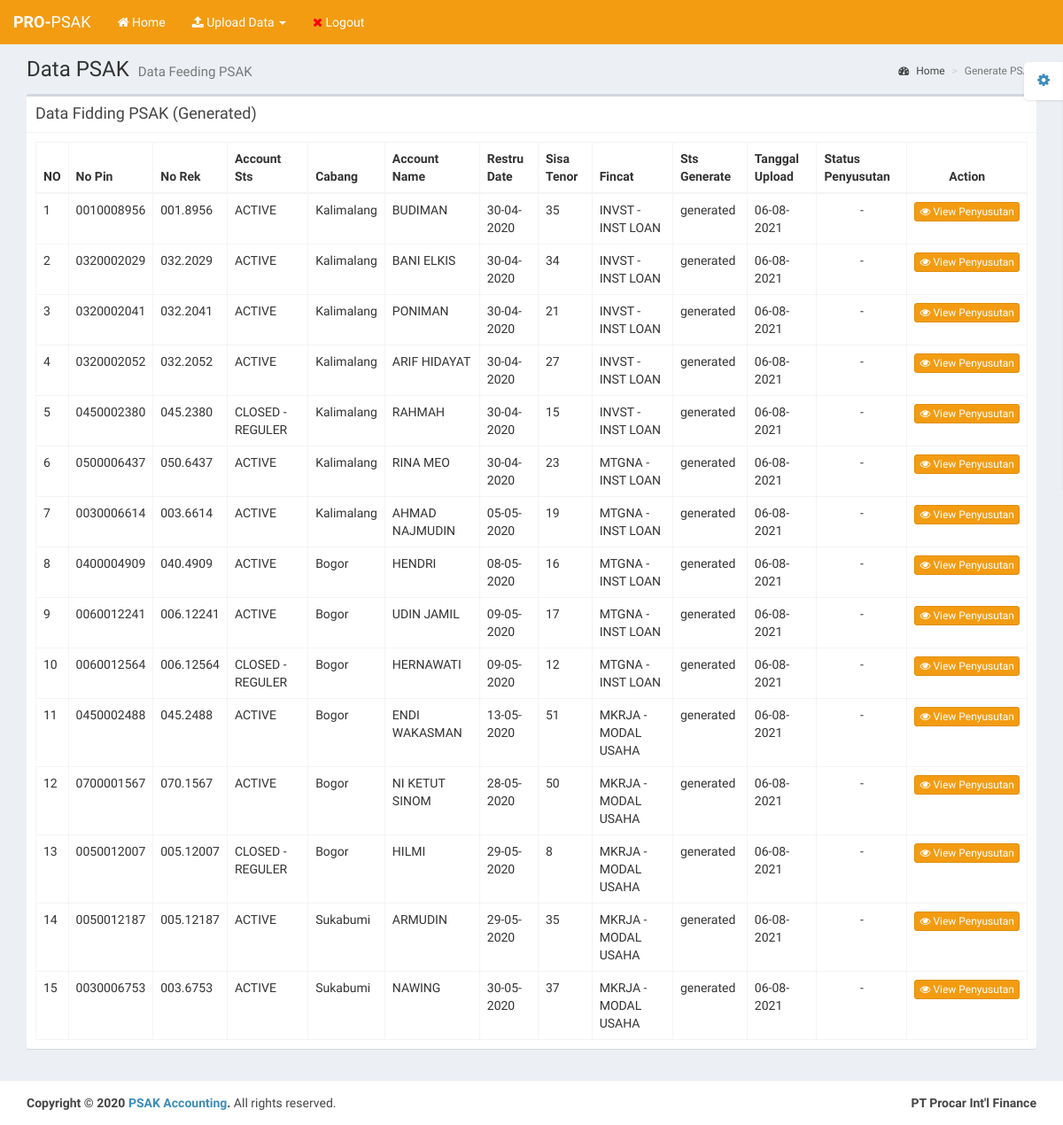
Page /data_feeding.php (signed in) on the earlier database version.
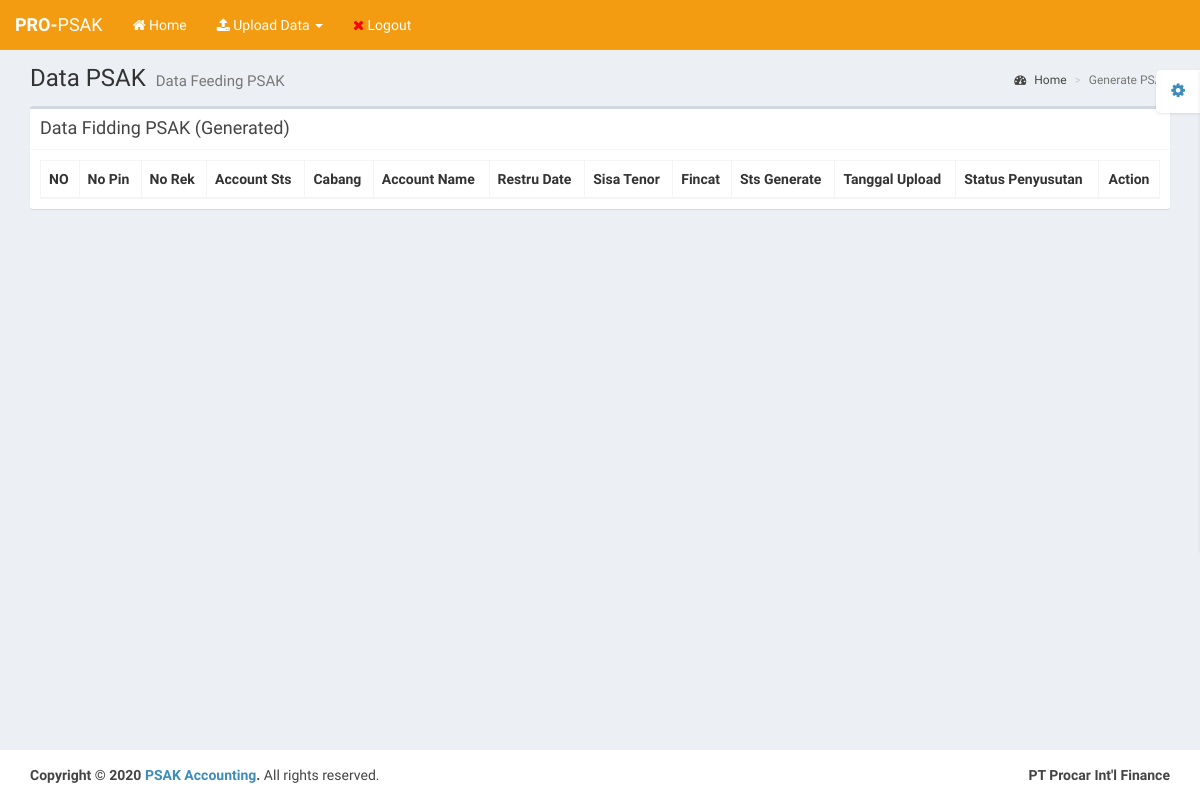
Same page on the later database version.
### tables this page shows
CREATE TABLE `tbl_psak` (
  `id` int(11) NOT NULL,
  `no_pin` varchar(40) NOT NULL,
  `no_rek` varchar(40) NOT NULL,
  `account_sts` varchar(30) NOT NULL,
  `paid_status` varchar(40) NOT NULL,
  `kode_cabang` text NOT NULL,
  `cabang` text NOT NULL,
  `account_name` varchar(40) NOT NULL,
  `restru_date` date NOT NULL,
  `booking_date` date NOT NULL,
  `sisa_tenor` int(11) NOT NULL,
  `tgl_jatuh_tempo` varchar(10) NOT NULL,
  `fincat` varchar(30) NOT NULL,
  `refund_npv` int(20) NOT NULL,
  `refund_asuransi` int(20) NOT NULL,
  `refund_adm` int(20) NOT NULL,
  `ins_receivable` int(20) NOT NULL,
  `by_notaris` int(20) NOT NULL,
  `pend_asuransi` int(20) NOT NULL,
  `pend_survey` int(20) NOT NULL,
  `pend_fidusia` int(20) NOT NULL,
  `pend_provisi` int(20) NOT NULL,
  `tanggal_upload` date NOT NULL,
  `status_generate` varchar(20) NOT NULL
);

### fungsi.php (called while the page is built, shortened)
<?php
	function tampil_psak(){
		global $koneksi;
		$query = "SELECT * FROM tbl_psak WHERE status_generate='generated'";
		$result = mysqli_query($koneksi,$query) or die ('error fungsi tampil psak gen');
		return $result;
	}
?>

### data_feeding.php (the view, shortened to what this page needs)
<?php
  if($_SESSION['login']){
  include 'header.php';
  include 'koneksi.php';
  include 'fungsi.php';
?>
      <div class="content-wrapper">
        <div class="container-fluid">
          <section class="content-header">
            <h1>
              Data PSAK
              <small>Data Feeding PSAK</small>
            </h1>
            <ol class="breadcrumb">
              <li><a href="#"><i class="fa fa-dashboard"></i> Home</a></li>
              <li class="active">Generate PSAK</li>
            </ol>
          </section>
          <section class="content">
            <div class="box box-default">
              <div class="box-header with-border">
                <h3 class="box-title">Data Fidding PSAK (Generated)</h3>
              </div>
              <div class="box-body">
                <table class="table table-bordered" id="example1">
                  <thead>
                    <tr>
                      <th>NO</th>
                      <th>No Pin</th>
                      <th>No Rek</th>
                      <th>Account Sts</th>
                      <th>Cabang</th>
                      <th>Account Name</th>
                      <th>Restru Date</th>
                      <th>Sisa Tenor</th>
                      <th>Fincat</th>
                      <th>Sts Generate</th>
                      <th>Tanggal Upload</th>
                      <th>Status Penyusutan</th>
                      <th style="text-align: center;">Action</th>
                    </tr>
                  </thead>
                  <tbody>
                    <?php
                      $no=0;
                      $result = tampil_psak();
                      while($row = mysqli_fetch_array($result)){
                      $no++;
                    ?>
                    <tr>
                      <td><?php echo $no; ?></td>
                      <td><?php echo $row['no_pin'] ?></td>
                      <td><?php echo $row['no_rek'] ?></td>
                      <td><?php echo $row['account_sts'] ?></td>
                      <td><?php echo $row['cabang'] ?></td>
                      <td><?php echo $row['account_name'] ?></td>
                      <td><?php echo date('d-m-Y', strtotime($row['restru_date'])) ?></td>
                      <td><?php echo $row['sisa_tenor'] ?></td>
                      <td><?php echo $row['fincat'] ?></td>
                      <td><?php echo $row['status_generate'] ?></td>
                      <td><?php echo date('d-m-Y',strtotime($row['tanggal_upload'])) ?></td>
                      <?php if($row['paid_status'] == 'Done'){ ?>
                        <td style="text-align:center"><?php echo $row['paid_status'] ?></td>
                      <?php }else{ ?>
                        <td style="text-align:center">-</td>
                      <?php } ?>
                      <td style="text-align: center">
                        <a href="detail_psak.php?no_pin='<?php echo $row['no_pin'] ?>'" class="btn btn-warning btn-xs">
                          <i class="fa fa-eye"></i> View Penyusutan
                        </a>
                      </td>
                    </tr>
                    <?php } ?>
                  </tbody>
                </table>
              </div>
            </div>
          </section>
        </div>
      </div>
<?php include 'footer.php' ?>
<?php }else{
  header('location:login.php');
} ?>

### header.php (shortened to what this page needs)
<!DOCTYPE html>
<html>
  <head>
    <link href="asset/bootstrap/css/bootstrap.min.css" rel="stylesheet" type="text/css" />
    <link href="asset/font-awesome/css/font-awesome.min.css" rel="stylesheet" type="text/css" />
    <link href="http://code.ionicframework.com/ionicons/2.0.0/css/ionicons.min.css" rel="stylesheet" type="text/css" />
    <link href="asset/dist/css/AdminLTE.min.css" rel="stylesheet" type="text/css" />
    <link href="asset/dist/css/skins/_all-skins.min.css" rel="stylesheet" type="text/css" />
    <link href="asset/plugins/datatables/dataTables.bootstrap.css" rel="stylesheet" type="text/css" />
  </head>
  <body class="skin-yellow layout-top-nav">
    <div class="wrapper">
      <header class="main-header">
        <nav class="navbar navbar-static-top">
          <div class="container-fluid">
          <div class="navbar-header">
            <a href="home.php" class="navbar-brand"><b>PRO-</b>PSAK</a>
          </div>
          <div class="collapse navbar-collapse" id="navbar-collapse">
            <ul class="nav navbar-nav">
              <li><a href="home.php">
                <i class="fa fa-home"></i> Home
              </a></li>
              <li class="dropdown">
                <a href="#" class="dropdown-toggle" data-toggle="dropdown">
                  <i class="fa fa-upload"></i> Upload Data <span class="caret"></span></a>
              </li>
              <li><a href="logout.php">
                <i class="fa fa-times" style="color: red"></i> Logout
              </a></li>
            </ul>
          </div>
          </div>
        </nav>
      </header>

### footer.php (shortened to what this page needs)
      <footer class="main-footer">
        <div class="container-fluid">
          <div class="pull-right hidden-xs">
            <b>PT Procar Int'l Finance</b>
          </div>
          <strong>Copyright &copy; 2020 <a href="#">PSAK Accounting</a>.</strong> All rights reserved.
        </div>
      </footer>
    </div>
  </body>
</html>

Differences in the rows shown:
removed tbl_psak: no_pin "0010008956", no_rek "001.8956", account_sts "ACTIVE", cabang "Kalimalang", account_name "BUDIMAN", restru_date "30-04-2020", sisa_tenor "35", fincat "INVST - INST LOAN", status_generate "generated", tanggal_upload "06-08-2021"
removed tbl_psak: no_pin "0320002029", no_rek "032.2029", account_sts "ACTIVE", cabang "Kalimalang", account_name "BANI ELKIS", restru_date "30-04-2020", sisa_tenor "34", fincat "INVST - INST LOAN", status_generate "generated", tanggal_upload "06-08-2021"
removed tbl_psak: no_pin "0320002041", no_rek "032.2041", account_sts "ACTIVE", cabang "Kalimalang", account_name "PONIMAN", restru_date "30-04-2020", sisa_tenor "21", fincat "INVST - INST LOAN", status_generate "generated", tanggal_upload "06-08-2021"
removed tbl_psak: no_pin "0320002052", no_rek "032.2052", account_sts "ACTIVE", cabang "Kalimalang", account_name "ARIF HIDAYAT", restru_date "30-04-2020", sisa_tenor "27", fincat "INVST - INST LOAN", status_generate "generated", tanggal_upload "06-08-2021"
removed tbl_psak: no_pin "0450002380", no_rek "045.2380", account_sts "CLOSED - REGULER", cabang "Kalimalang", account_name "RAHMAH", restru_date "30-04-2020", sisa_tenor "15", fincat "INVST - INST LOAN", status_generate "generated", tanggal_upload "06-08-2021"
removed tbl_psak: no_pin "0500006437", no_rek "050.6437", account_sts "ACTIVE", cabang "Kalimalang", account_name "RINA MEO", restru_date "30-04-2020", sisa_tenor "23", fincat "MTGNA - INST LOAN", status_generate "generated", tanggal_upload "06-08-2021"
removed tbl_psak: no_pin "0030006614", no_rek "003.6614", account_sts "ACTIVE", cabang "Kalimalang", account_name "AHMAD NAJMUDIN", restru_date "05-05-2020", sisa_tenor "19", fincat "MTGNA - INST LOAN", status_generate "generated", tanggal_upload "06-08-2021"
removed tbl_psak: no_pin "0400004909", no_rek "040.4909", account_sts "ACTIVE", cabang "Bogor", account_name "HENDRI", restru_date "08-05-2020", sisa_tenor "16", fincat "MTGNA - INST LOAN", status_generate "generated", tanggal_upload "06-08-2021"
removed tbl_psak: no_pin "0060012241", no_rek "006.12241", account_sts "ACTIVE", cabang "Bogor", account_name "UDIN JAMIL", restru_date "09-05-2020", sisa_tenor "17", fincat "MTGNA - INST LOAN", status_generate "generated", tanggal_upload "06-08-2021"
removed tbl_psak: no_pin "0060012564", no_rek "006.12564", account_sts "CLOSED - REGULER", cabang "Bogor", account_name "HERNAWATI", restru_date "09-05-2020", sisa_tenor "12", fincat "MTGNA - INST LOAN", status_generate "generated", tanggal_upload "06-08-2021"
removed tbl_psak: no_pin "0450002488", no_rek "045.2488", account_sts "ACTIVE", cabang "Bogor", account_name "ENDI WAKASMAN", restru_date "13-05-2020", sisa_tenor "51", fincat "MKRJA - MODAL USAHA", status_generate "generated", tanggal_upload "06-08-2021"
removed tbl_psak: no_pin "0700001567", no_rek "070.1567", account_sts "ACTIVE", cabang "Bogor", account_name "NI KETUT SINOM", restru_date "28-05-2020", sisa_tenor "50", fincat "MKRJA - MODAL USAHA", status_generate "generated", tanggal_upload "06-08-2021"
removed tbl_psak: no_pin "0050012007", no_rek "005.12007", account_sts "CLOSED - REGULER", cabang "Bogor", account_name "HILMI", restru_date "29-05-2020", sisa_tenor "8", fincat "MKRJA - MODAL USAHA", status_generate "generated", tanggal_upload "06-08-2021"
removed tbl_psak: no_pin "0050012187", no_rek "005.12187", account_sts "ACTIVE", cabang "Sukabumi", account_name "ARMUDIN", restru_date "29-05-2020", sisa_tenor "35", fincat "MKRJA - MODAL USAHA", status_generate "generated", tanggal_upload "06-08-2021"
removed tbl_psak: no_pin "0030006753", no_rek "003.6753", account_sts "ACTIVE", cabang "Sukabumi", account_name "NAWING", restru_date "30-05-2020", sisa_tenor "37", fincat "MKRJA - MODAL USAHA", status_generate "generated", tanggal_upload "06-08-2021"
